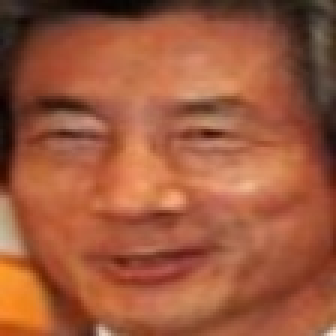
#> input picture verification_efficientNet/dataset_split/test/probe_cropped/Junichiro_Koizumi/Junichiro_Koizumi_0005.jpg, 112 x 112 px, found by its file name (shown 3 times larger); its folder holds only this picture in this run
$ jupyter execute degradation.ipynb
#> lines starting #> are read from the running program, lines starting #| are printed output that depends on the picture
[cell 1]
# importing libraries
import os
import cv2
from tqdm import tqdm

[cell 2]
# configuring path to the files
ROOT = "dataset_split"
SPLITS = [
    "train",
    "test"
]

[cell 3]
# for each train and test spli, it forms the folder degraded probes
for split in SPLITS:
    os.makedirs(
        os.path.join(
            ROOT,
            split,
            "degraded_probes"
        ),
        exist_ok=True
    )
#> further down, img is the input picture: shape (112, 112, 3); mean B, G, R 60.2, 88.7, 157.7

print("Folders created")

[cell 4]
# degradation functions
def blur_low(img):
    return cv2.GaussianBlur(
        img,
        (5,5),
        0
    )

def blur_high(img):
    return cv2.GaussianBlur(
        img,
        (11,11),
        0
    )
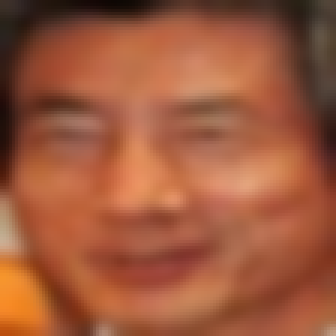
#> returned value: shape (112, 112, 3) (shown 3 times larger); mean of channels 0, 1, 2 60.2, 88.7, 157.8; drawn as B, G, R

def jpeg_low(img):
    encode_param = [
        int(cv2.IMWRITE_JPEG_QUALITY),
        50
    ]
#> encode_param = [1, 50]
    _, enc = cv2.imencode(
        ".jpg",
        img,
        encode_param
    )
#> enc = 1908 values, max 255 at index 0, min 0 at index 4, mean 110.5
    return cv2.imdecode(
        enc,
        1
    )

def jpeg_high(img):
    encode_param = [
        int(cv2.IMWRITE_JPEG_QUALITY),
        15
    ]
#> encode_param = [1, 15]
    _, enc = cv2.imencode(
        ".jpg",
        img,
        encode_param
    )
#> enc = 1239 values, max 255 at index 0, min 0 at index 4, mean 115.7
    return cv2.imdecode(
        enc,
        1
    )
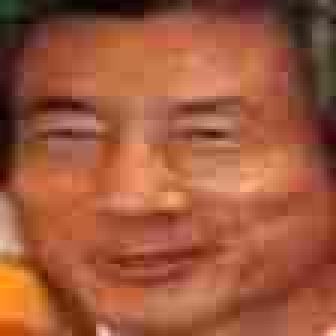
#> returned value: shape (112, 112, 3) (shown 3 times larger); mean B, G, R 60.4, 88.7, 158

[cell 5]
# processing training and tesing sets
for split in SPLITS:
    input_root = os.path.join(
        ROOT,
        split,
        "probe_cropped"
    )
    output_root = os.path.join(
        ROOT,
        split,
        "degraded_probes"
    )
    identities = os.listdir(
        input_root
    )
    print(
        f"\nProcessing {split}"
    )
    for identity in tqdm(
        identities
    ):
        src_dir = os.path.join(
            input_root,
            identity
        )
        dst_dir = os.path.join(
            output_root,
            identity
        )
        os.makedirs(
            dst_dir,
            exist_ok=True
        )
        images = os.listdir(
            src_dir
        )
        for image_name in images:
            image_path = os.path.join(
                src_dir,
                image_name
            )
            img = cv2.imread(
                image_path
            )
            if img is None:
                continue
            base = os.path.splitext(
                image_name
            )[0]
            degradations = {
                "blur_low":
                    blur_low(img),
                "blur_high":
                    blur_high(img),
                "jpeg_low":
                    jpeg_low(img),
                "jpeg_high":
                    jpeg_high(img)
            }
            for deg_name, deg_img in degradations.items():
                save_path = os.path.join(
                    dst_dir,
                    f"{base}_{deg_name}.jpg"
                )
                cv2.imwrite(
                    save_path,
                    deg_img
                )
#> this loop made 4 passes
print("\nDegradation complete.")

[cell 6]
# verification for the number of probe images
for split in SPLITS:
    total = 0
#> total = 0
    root = os.path.join(
        ROOT,
        split,
        "degraded_probes"
    )
    for identity in os.listdir(root):

        total += len(
            os.listdir(
                os.path.join(
                    root,
                    identity
                )
            )
        )
    print(
        split,
        total
    )
